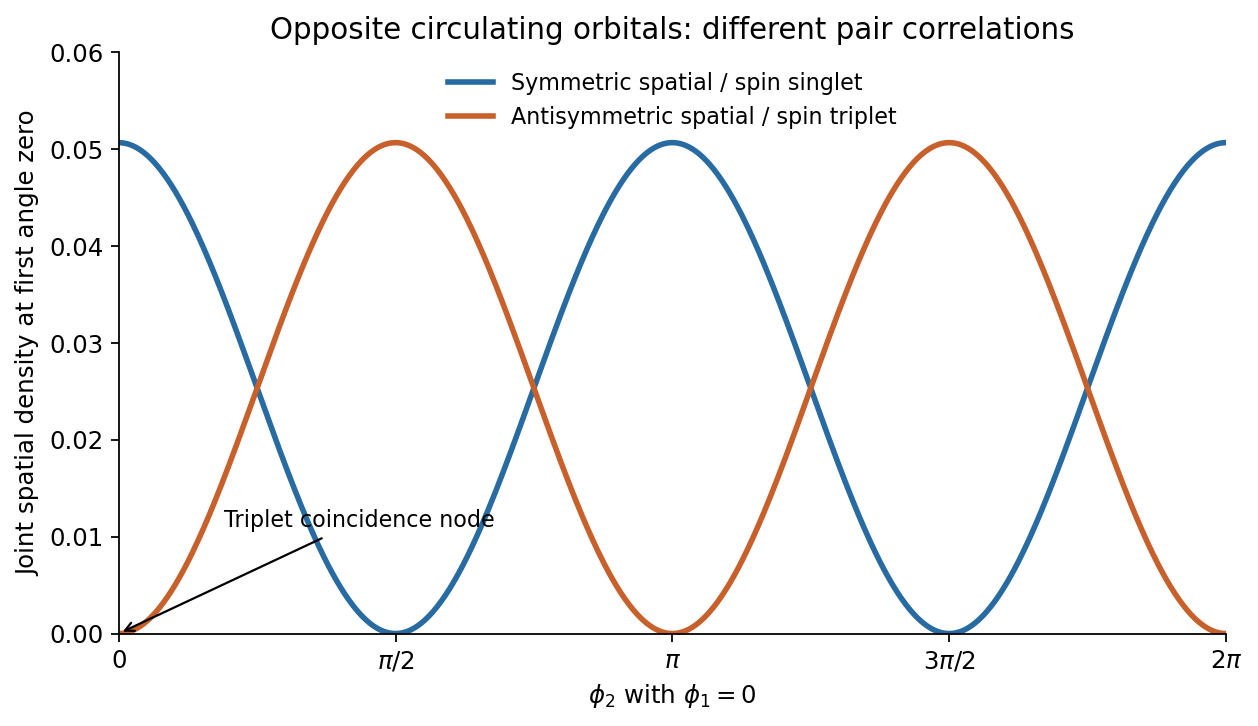

Source code (Python):
#!/usr/bin/env python3
"""Original solution figure. Python 3.14; numpy and matplotlib."""
import numpy as np
import matplotlib
matplotlib.use("Agg")
import matplotlib.pyplot as plt
from matplotlib.patches import Circle
plt.rcParams.update({"font.size":11,"axes.spines.top":False,"axes.spines.right":False})
BLUE="#276ba2"
ORANGE="#c7602b"

phi=np.linspace(0,2*np.pi,800);sing=np.cos(phi)**2/(2*np.pi**2);trip=np.sin(phi)**2/(2*np.pi**2)
fig,ax=plt.subplots(figsize=(8,4.7));ax.plot(phi,sing,lw=2.5,color=BLUE,label='Symmetric spatial / spin singlet');ax.plot(phi,trip,lw=2.5,color=ORANGE,label='Antisymmetric spatial / spin triplet')
ax.set(xlim=(0,2*np.pi),ylim=(0,.06),xlabel=r'$\phi_2$ with $\phi_1=0$',ylabel='Joint spatial density at first angle zero')
ax.set_xticks(np.arange(5)*np.pi/2,['0',r'$\pi/2$',r'$\pi$',r'$3\pi/2$',r'$2\pi$'])
ax.legend(frameon=False,loc='upper center',fontsize=10)
ax.annotate('Triplet coincidence node',(0,0),xytext=(.6,.011),arrowprops={'arrowstyle':'->'},fontsize=10)
ax.set_title('Opposite circulating orbitals: different pair correlations')
fig.tight_layout()
fig.savefig("paper-2b-ring-pair-density.png", dpi=160, bbox_inches="tight", facecolor="white")
plt.close(fig)
